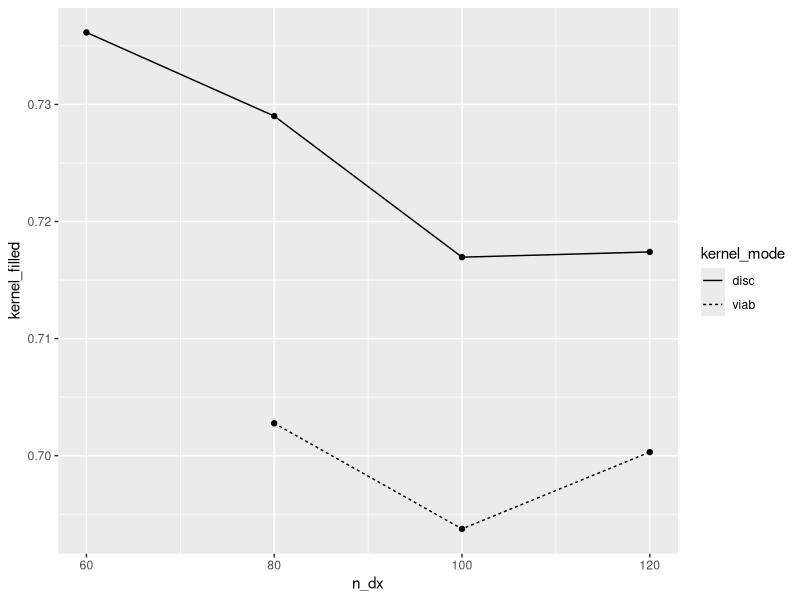
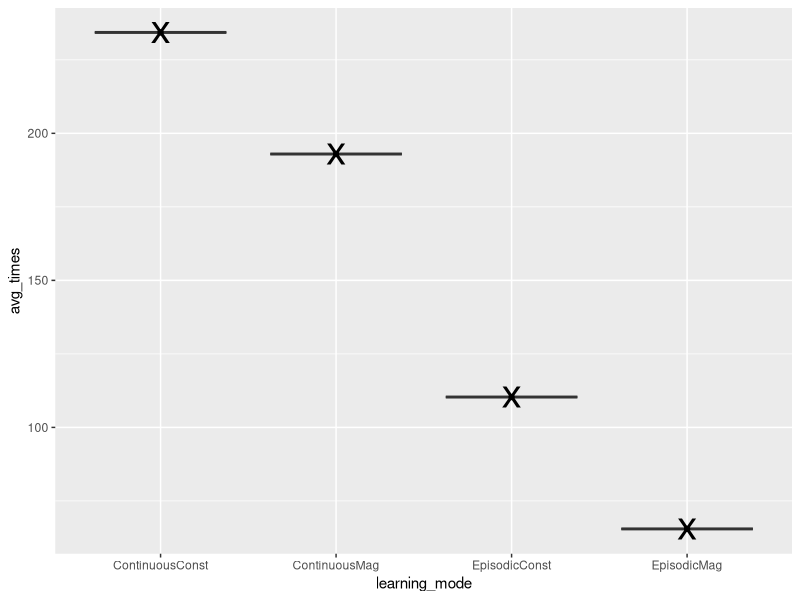
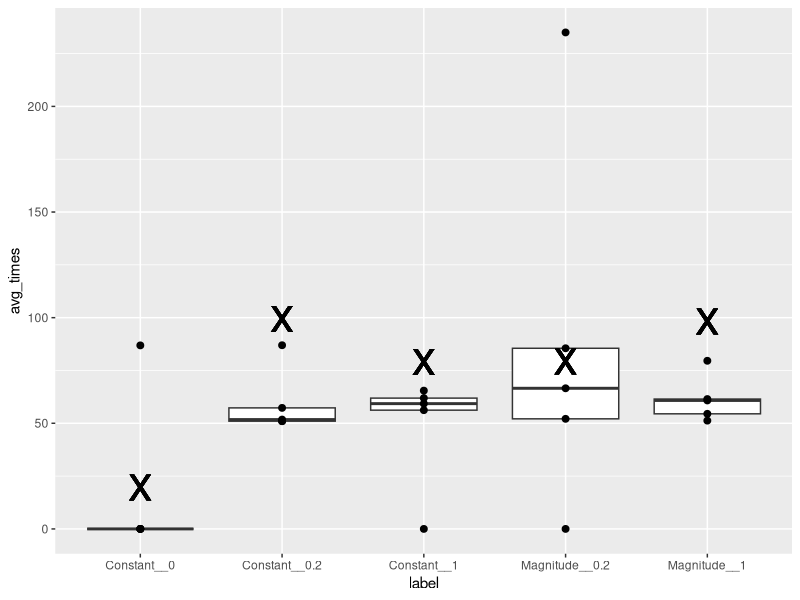
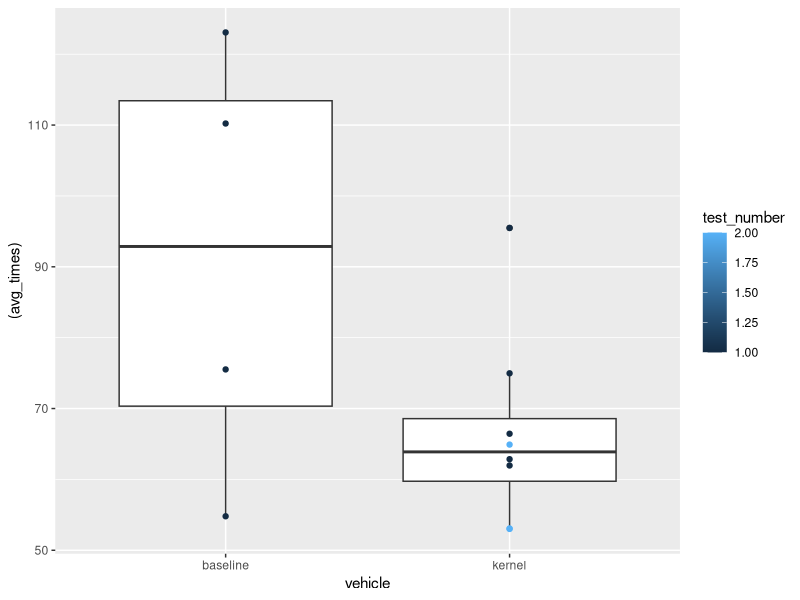
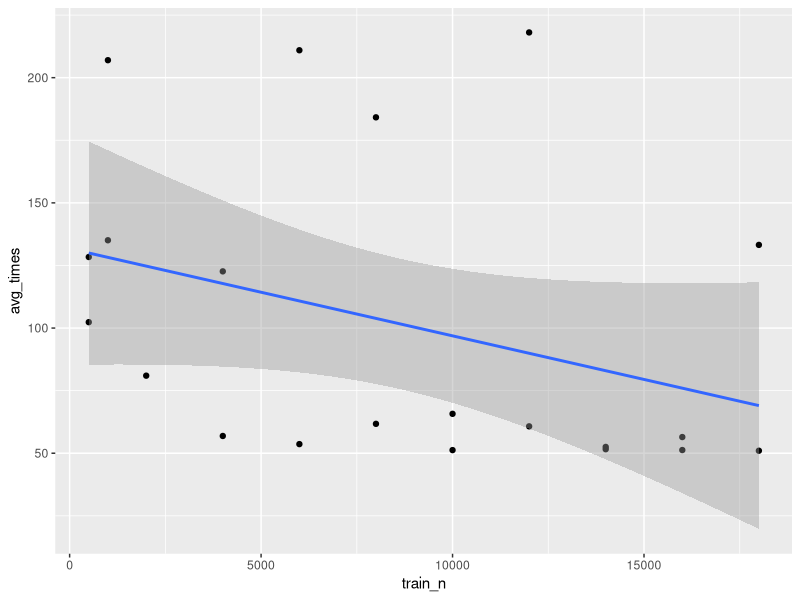
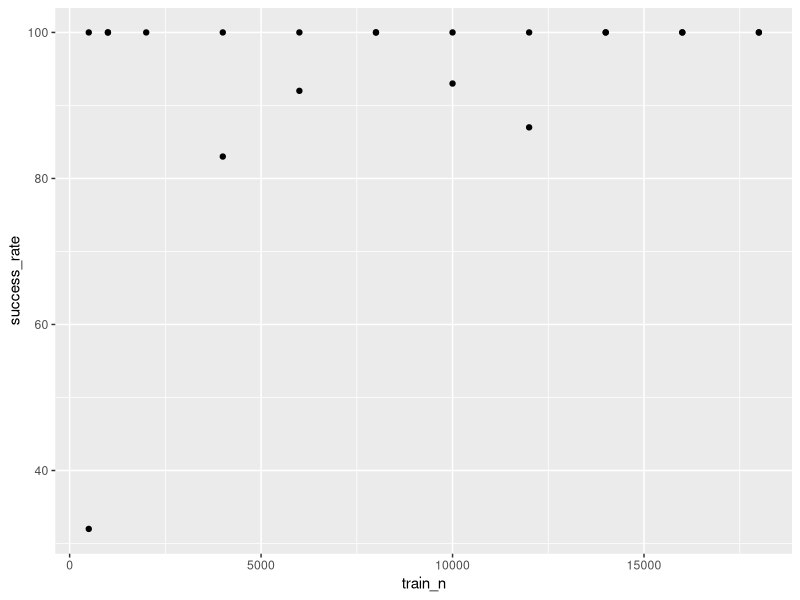
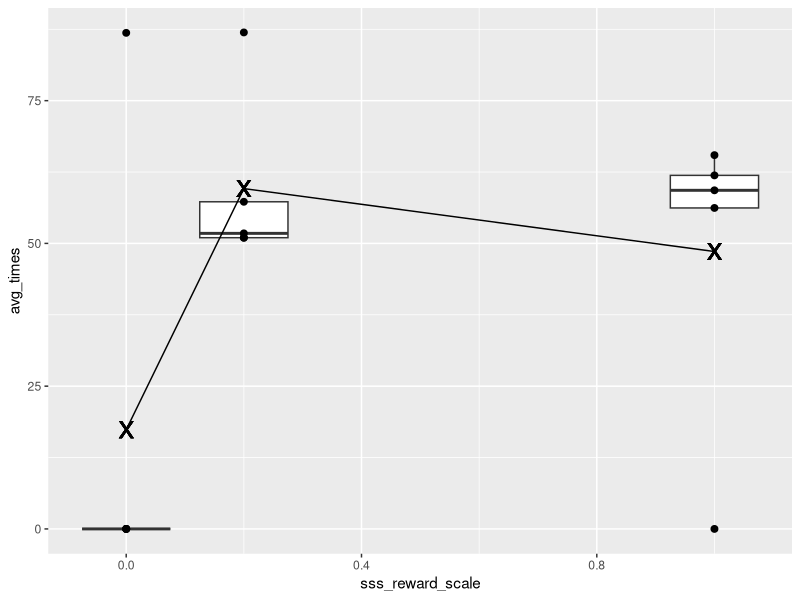
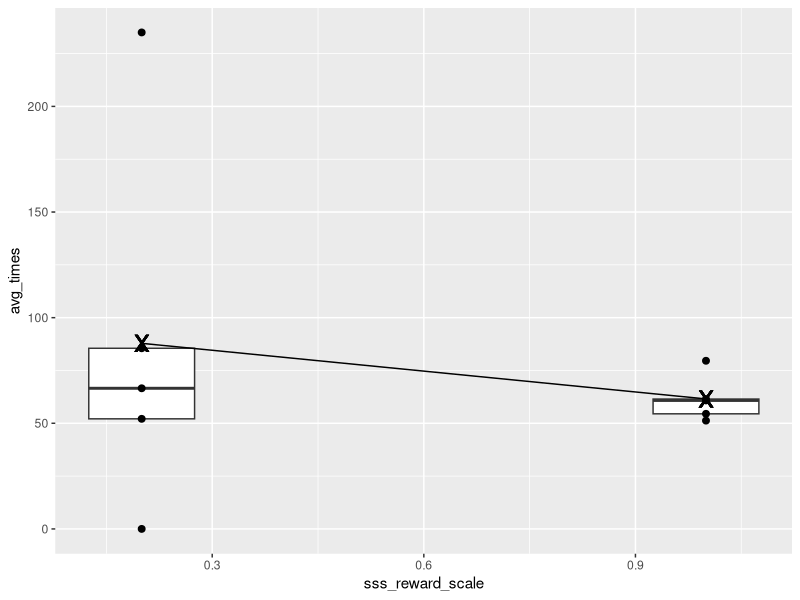

Reproduce these figures in R, in order.
## ---- chunk 1
knitr::opts_chunk$set(echo = FALSE)

test_data = read.csv("PaperTable.csv")
library(ggplot2)
library(dplyr)
library(tidyr)

## ---- chunk 2
test_data %>%
  filter(EvalName=="KernelDiscret_ndx")%>%
  filter(success_rate>80)%>%
  select(avg_times, success_rate, test_number, n_dx, constant_value, kernel_mode, kernel_filled)%>%
  ggplot(aes(x=n_dx, y=kernel_filled, group=kernel_mode))+
  geom_line(aes(linetype=kernel_mode))+
  geom_point()

## ---- chunk 3
test_data %>%
  filter(EvalName=="LearningMode") %>%
  # filter(avg_times!=0) %>%
  select(avg_times, success_rate, kernel_reward, learning, learning_mode, train_n) %>%
  group_by(learning_mode)%>%
  mutate(mean_time=mean(avg_times))%>%
  ggplot(aes(x=learning_mode, y=avg_times, group=learning_mode))+
  geom_boxplot()+
  geom_point()+
  geom_point(aes(y=mean_time), shape='x', size=10)

## ---- chunk 4
test_data %>%
  filter(EvalName=="KernelReward")%>%
  select(avg_times, success_rate, test_number, reward, kernel_reward, sss_reward_scale, test_number) %>%
  unite("label", kernel_reward, sss_reward_scale, sep="__")%>%
  group_by(label) %>%
  mutate(mean_success=mean(success_rate))%>%
  ggplot(aes(x=label, y=avg_times))+
  geom_boxplot(outlier.shape=NA)+
  geom_point(aes(y=avg_times), size=2)+
  geom_point(aes(y=mean_success), shape='x', size=12)
## ---- chunk 5

test_data %>%
  filter(EvalName=="BaselineComp")%>%
  filter(avg_times!=0&avg_times<200) %>%
  select(avg_times, success_rate, test_number, reward, kernel_reward, vehicle, test_number) %>%
  ggplot(aes(x=vehicle, y=(avg_times), color=test_number))+
  geom_boxplot()+
  geom_point()

## ---- chunk 6
test_data %>%
  filter(EvalName=="StepsSSS") %>%
  filter(avg_times!=0) %>%
  select(avg_times, success_rate, kernel_reward, vehicle, train_n) %>%
  ggplot(aes(x=train_n, y=avg_times))+
  geom_point()+
  geom_smooth(method=lm)

## ---- chunk 7

test_data %>%
  filter(EvalName=="StepsSSS") %>%
  filter(avg_times!=0) %>%
  select(avg_times, success_rate, kernel_reward, vehicle, train_n) %>%
  ggplot(aes(x=train_n, y=success_rate))+
  geom_point()

## ---- chunk 8

test_data %>%
  filter(EvalName=="KernelReward"&test_number==1&kernel_reward=="Constant")%>%
  select(avg_times, success_rate, test_number, reward, kernel_reward, sss_reward_scale, test_number) %>%
  group_by(sss_reward_scale)%>%
  mutate(mean_time=mean(avg_times))%>%
  ggplot(aes(x=sss_reward_scale))+
  geom_boxplot(aes(y=avg_times, group=sss_reward_scale))+
  geom_point(aes(y=avg_times), size=2)+
  geom_line(aes(y=mean_time))+
  geom_point(aes(y=mean_time), shape='x', size=8)

## ---- chunk 9

test_data %>%
  filter(EvalName=="KernelReward"&test_number==1&kernel_reward=="Magnitude")%>%
  select(avg_times, success_rate, test_number, reward, kernel_reward, sss_reward_scale, test_number) %>%
  group_by(sss_reward_scale)%>%
  mutate(mean_time=mean(avg_times))%>%
  mutate(median_time=median(avg_times))%>%
  ggplot(aes(x=sss_reward_scale))+
  geom_boxplot(aes(y=avg_times, group=sss_reward_scale))+
  geom_point(aes(y=avg_times), size=2)+
  geom_line(aes(y=mean_time))+
  geom_point(aes(y=mean_time), shape='x', size=8)
